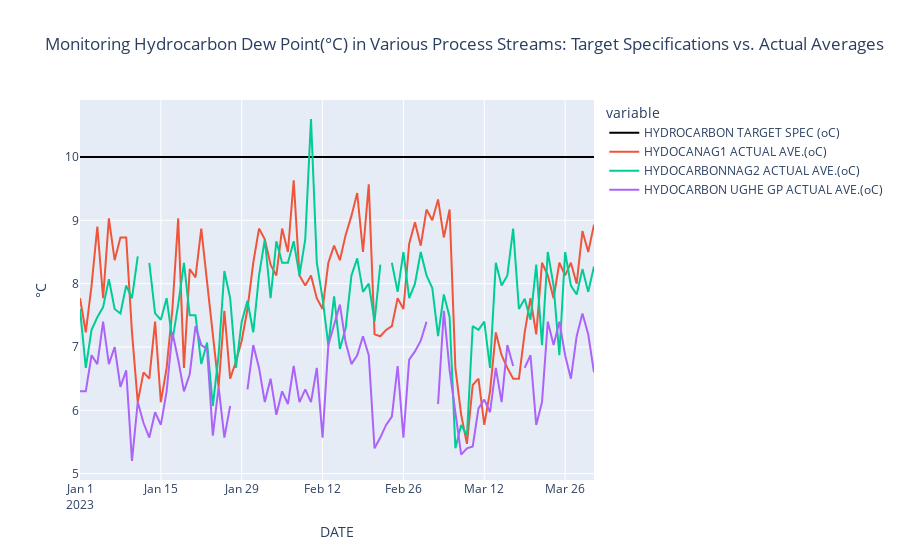

This figure's notebook cell:
### Code cell
fig = px.line(
    df,
    x="DATE",
    y=[
        "HYDROCARBON TARGET SPEC (oC)",
        "HYDOCANAG1 ACTUAL AVE.(oC)",
        "HYDOCARBONNAG2 ACTUAL AVE.(oC)",
        "HYDOCARBON UGHE GP ACTUAL AVE.(oC)",
    ],
    color_discrete_map={
        "HYDROCARBON TARGET SPEC (oC)": "black",
    },
    title="Monitoring Hydrocarbon Dew Point(°C) in Various Process Streams: Target Specifications vs. Actual Averages",
)
fig.update_layout(
    yaxis=dict(
        title="°C",
    ),
)

fig.show()
